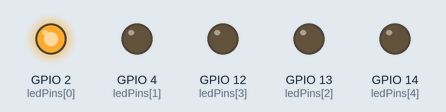
Recording of a sketch running on a simulated ESP32. Parts: output pins drawn as LEDs (lit = HIGH). What the sketch prints to the serial monitor is not drawn.

Above: at 0.1 s.
At 1.1 s:
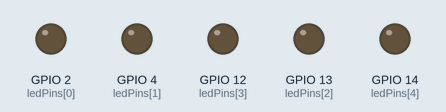
Timing chart, 0 to 2.6 s (numbered marks = the images above):
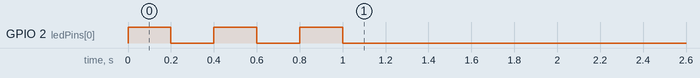

The sketch:

esp32_led_controller.ino
```cpp
// ============================================================
// NEOLED - ESP32 LED Controller
// ============================================================
// This sketch listens for 5-character messages over USB serial.
// Each character controls one LED: '1' = ON, '0' = OFF.
// Example: "10110" turns on Thumb, Middle, Ring LEDs.
// ============================================================

// --- PIN SETUP ---

int ledPins[5] = {2, 4, 13, 12, 14};

int numLeds = 5;

// --- SETUP ---
// This function runs ONCE when the ESP32 starts up (or resets).
void setup() {

  // Start serial communication at 115200 "baud" (speed).
  // Baud = how many bits per second travel over the USB cable.
  Serial.begin(115200);

  // Configure each GPIO pin as an OUTPUT.
  // OUTPUT means the pin will SEND electricity out (to power the LED).
  for (int i = 0; i < numLeds; i++) {
    pinMode(ledPins[i], OUTPUT);
  }

  // Turn all LEDs OFF at startup, so we start from a clean state.
  for (int i = 0; i < numLeds; i++) {
    digitalWrite(ledPins[i], LOW);
  }

  // Blink the built-in LED (GPIO 2, which is also our Thumb LED)
  // 3 times to show that the ESP32 has started successfully.
  // This is a visual confirmation that the firmware is running.
  for (int j = 0; j < 3; j++) {
    digitalWrite(2, HIGH);   // HIGH = send electricity = LED ON
    delay(200);              // Wait 200 milliseconds (0.2 seconds)
    digitalWrite(2, LOW);    // LOW = no electricity = LED OFF
    delay(200);              // Wait again before next blink
  }

  Serial.println("NEOLED ready");
}

// --- LOOP ---
// It checks if there's a message from the PC, and if so, acts on it.
void loop() {

  // Serial.available() returns how many bytes (characters) are
  // waiting in the serial buffer (the inbox). If it's >= 5,
  // that means a complete message has arrived.
  if (Serial.available() >= 5) {

    char buffer[6];

    // Serial.readBytes reads exactly 5 characters from the serial
    // buffer and stores them in our array.
    Serial.readBytes(buffer, 5);

    buffer[5] = '\0';

    // Now process each character in the message.
    // buffer[0] = Thumb, buffer[1] = Index, buffer[2] = Middle, etc.
    for (int i = 0; i < numLeds; i++) {
      if (buffer[i] == '1') {
        digitalWrite(ledPins[i], HIGH);
      } else {
        digitalWrite(ledPins[i], LOW);
      }
    }

    Serial.println("OK");

    // Clear any leftover bytes in the serial buffer.
    // This prevents old partial messages from piling up
    // if the PC sends data faster than we process it.
    while (Serial.available()) {
      Serial.read();
    }
  }
}
```
